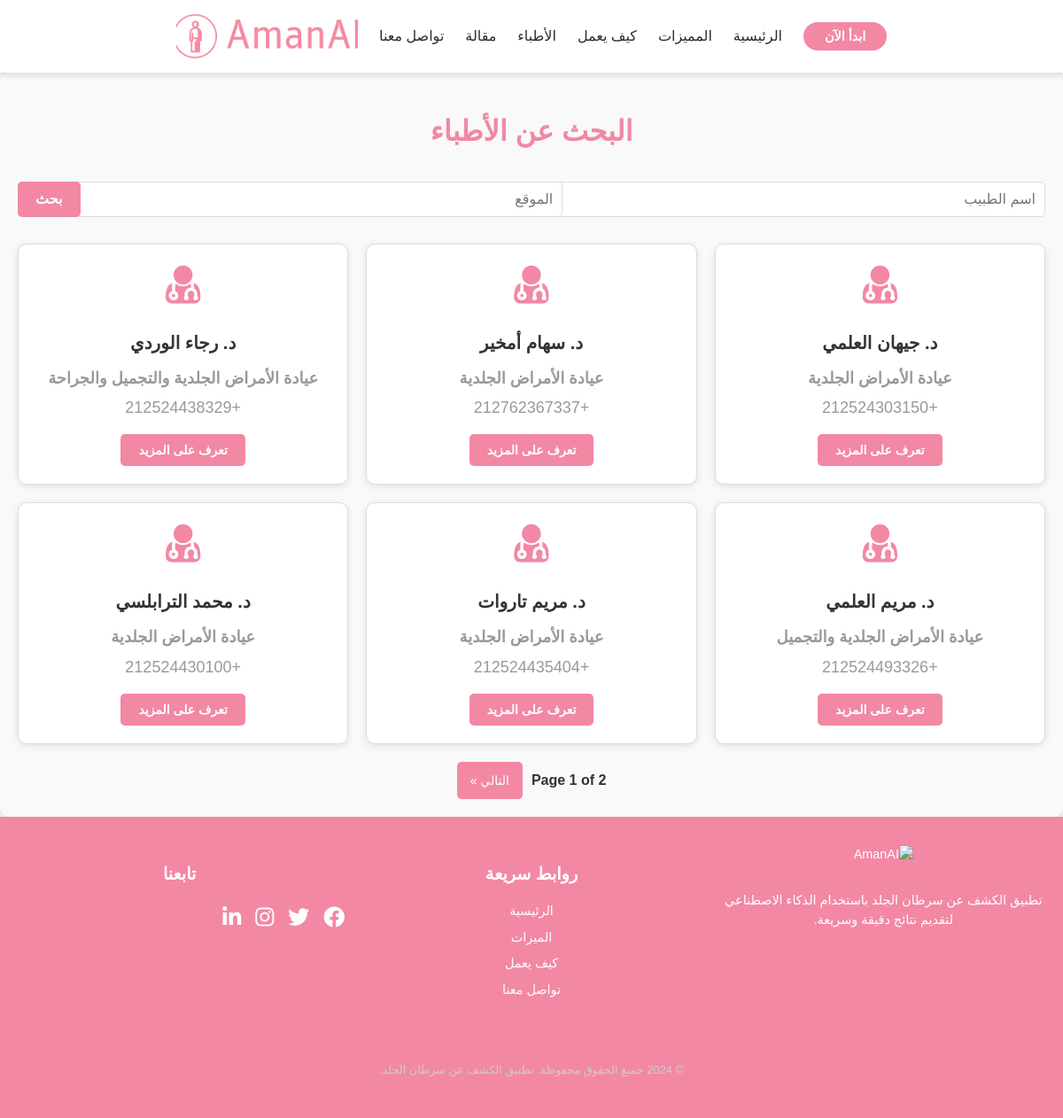
The app's page /explore-doctors/ with its own data.
### skin_cancer_detection_app/models.py (models this page shows, shortened)
class Doctor(models.Model):
    name = models.CharField(max_length=100)
    specialty = models.CharField(max_length=100)
    city = models.CharField(max_length=100)
    address = models.CharField(max_length=100)
    phone_number = models.CharField(max_length=100)

### skin_cancer_detection_app/views.py (the view)
# urls.py: path('explore-doctors/', views.doctors_page, name='doctors_page'),
def doctors_page(request):
    name_query = request.GET.get('name', '')
    city_query = request.GET.get('city', '')
    doctors = Doctor.objects.all()
    if name_query:
        doctors = doctors.filter(name__icontains=name_query)
    if city_query:
        doctors = doctors.filter(city__icontains=city_query)
    paginator = Paginator(doctors, 6)
    page_number = request.GET.get('page', 1)
    page_obj = paginator.get_page(page_number)
    context = {
        'page_obj': page_obj,
        'request': request,
        }
    return render(request, 'skin_cancer_detection_app/doctors.html', context)

### skin_cancer_detection_app/templates/skin_cancer_detection_app/doctors.html (shortened to what this page needs)
{% extends 'skin_cancer_detection_app/base.html' %}
{% block content %}
<div class="doctors-page-container">
    <h1>البحث عن الأطباء</h1>
    <form method="get" class="search-form">
        <div class="form-group">
            <input type="text" name="name" placeholder="اسم الطبيب" value="{{ request.GET.name }}" class="form-control">
        </div>
        <div class="form-group">
            <input type="text" name="city" placeholder="الموقع" value="{{ request.GET.city }}" class="form-control">
        </div>
        <button type="submit" class="btn btn-primary">بحث</button>
    </form>
    <div class="doctors-list">
        {% if page_obj.object_list %}
            {% for doctor in page_obj.object_list %}
                <div class="doctor-card">
                    <i class="fa fa-user-md doctor-icon"></i>
                    <h3>{{ doctor.name }}</h3>
                    <p><strong>{{ doctor.specialty }}</strong></p>
                    <p>{{ doctor.phone_number }}</p>
                    <button class="profile-btn">تعرف على المزيد</button>
                </div>
            {% endfor %}
        {% else %}
            <p>لا يوجد أطباء يطابقون معايير البحث</p>
        {% endif %}
    </div>
    <div class="pagination">
        <span class="current-page">Page {{ page_obj.number }} of {{ page_obj.paginator.num_pages }}</span>
        {% if page_obj.has_next %}
            <a href="?page={{ page_obj.next_page_number }}&name={{ request.GET.name }}&city={{ request.GET.city }}" class="btn btn-light">التالي &raquo;</a>
        {% endif %}
    </div>
</div>
{% endblock %}

### skin_cancer_detection_app/templates/skin_cancer_detection_app/base.html (shortened to what this page needs)
{% load static %}
<!DOCTYPE html>
<html lang="ar" dir="rtl">
<head>
    <link rel="stylesheet" href="{% static 'skin_cancer_detection_app/styles.css' %}">
    <link rel="stylesheet" href="https://cdnjs.cloudflare.com/ajax/libs/font-awesome/5.15.4/css/all.min.css">
    <link rel="stylesheet" href="https://unpkg.com/swiper/swiper-bundle.min.css" />
</head>
<body>
    <header class="header">
        <div class="container">
            <nav class="navbar">
                <button class="btn-primary" onclick="redirectToGetStarted()">ابدأ الآن</button>
                <a href="#hero">الرئيسية</a>
                <a href="#features">المميزات</a>
                <a href="#how-it-works">كيف يعمل</a><link rel="stylesheet" href="https://cdnjs.cloudflare.com/ajax/libs/font-awesome/4.7.0/css/font-awesome.min.css">
                <a href="#doctors">الأطباء</a>
                <a href="#article">مقالة</a>
                <a href="#contact">تواصل معنا</a>
                <a href="{% url 'home' %}"><img src="{% static 'skin_cancer_detection_app/AmanAI_LOGO.png' %}" alt="logo" class="logo"></a>
            </nav>
        </div>
    </header>
    <main>
        {% block content %}{% endblock %}
    </main>
    <footer>
        <div class="footer-container">
            <div class="footer-column">
                <img src="your-logo.png" alt="AmanAI" class="footer-logo">
                <p>تطبيق الكشف عن سرطان الجلد باستخدام الذكاء الاصطناعي لتقديم نتائج دقيقة وسريعة.</p>
            </div>
            <div class="footer-column">
                <h3 class="footer-title">روابط سريعة</h3>
                <a href="#hero" class="footer-link">الرئيسية</a>
                <a href="#features" class="footer-link">الميزات</a>
                <a href="#how-it-works" class="footer-link">كيف يعمل</a>
                <a href="#contact" class="footer-link">تواصل معنا</a>
            </div>
            <div class="footer-column">
                <h3 class="footer-title">تابعنا</h3>
                <div class="footer-social">
                    <a href="#" aria-label="Facebook"><i class="fab fa-facebook-f"></i></a>
                    <a href="#" aria-label="Twitter"><i class="fab fa-twitter"></i></a>
                    <a href="#" aria-label="Instagram"><i class="fab fa-instagram"></i></a>
                    <a href="#" aria-label="LinkedIn"><i class="fab fa-linkedin-in"></i></a>
                </div>
            </div>
        </div>
        <div class="footer-bottom">
            <p>© 2024 جميع الحقوق محفوظة. تطبيق الكشف عن سرطان الجلد.</p>
        </div>
    </footer>
</body>
</html>

### skin_cancer_detection_app/static/skin_cancer_detection_app/styles.css (style rules this page uses)
body { font-family: 'Cairo', sans-serif; margin: 0; padding: 0; direction: rtl; background-color: #f5f5f5; color: #2c2c2c; line-height: 1.6; }
.container { max-width: 1200px; margin: 0 auto; padding: 0 20px; }
.header { background-color: #ffffff; color: #333333; display: flex; justify-content: space-between; align-items: center; padding: 1rem 2rem; box-shadow: 0 4px 6px rgba(0, 0, 0, 0.1); position: sticky; top: 0; z-index: 1000; }
.logo { max-height: 50px; width: auto; display: block; }
.navbar { display: flex; align-items: center; gap: 1.5rem; flex-grow: 1; }
.navbar a { color: #2c2c2c; text-decoration: none; font-size: 1rem; font-weight: 500; transition: color 0.3s ease; position: relative; }
.btn-primary { background-color: #f288a4; color: #ffffff; padding: 0.5rem 1.5rem; border: none; border-radius: 25px; cursor: pointer; font-weight: bold; font-size: 0.9rem; transition: background-color 0.3s ease, box-shadow 0.3s ease; }
.profile-btn { margin-top: 10px; padding: 10px 15px; background: #f288a4; color: #ffffff; border: none; border-radius: 5px; cursor: pointer; font-weight: bold; }
footer { background-color: #f288a4; color: white; padding: 2rem 1rem; text-align: center; font-size: 0.9rem; line-height: 1.5; position: relative; }
.footer-container { max-width: 1200px; margin: 0 auto; display: flex; flex-wrap: wrap; justify-content: space-between; align-items: flex-start; gap: 1.5rem; }
.footer-column { flex: 1; min-width: 200px; }
.footer-logo { max-width: 150px; margin-bottom: 1rem; }
.footer-title { font-size: 1.2rem; font-weight: bold; margin-bottom: 1rem; color: #fff; }
.footer-link { color: white; text-decoration: none; margin-bottom: 0.5rem; display: block; transition: color 0.3s ease; }
.footer-social { display: flex; gap: 1rem; margin-top: 1rem; }
.footer-social a { color: white; font-size: 1.5rem; transition: color 0.3s ease; }
.footer-bottom { border-top: 1px solid #f288a4; padding-top: 1rem; margin-top: 2rem; font-size: 0.8rem; color: #ccc; }
.doctors-page-container { max-width: 1200px; margin: 0 auto; padding: 20px; font-family: 'Arial', sans-serif; color: #333; background: #f9f9f9; border-radius: 10px; box-shadow: 0 4px 10px rgba(0, 0, 0, 0.1); }
.doctors-page-container h1 { text-align: center; color: #f288a4; margin-bottom: 30px; }
.search-form { display: flex; gap: 10px; justify-content: center; margin-bottom: 30px; flex-wrap: wrap; }
.search-form .form-group { flex: 1; min-width: 200px; }
.search-form input { width: 100%; padding: 10px; font-size: 16px; border: 1px solid #ddd; border-radius: 5px; outline: none; transition: border-color 0.3s ease; }
.search-form .btn { background: #f288a4; color: #fff; padding: 10px 20px; border: none; border-radius: 5px; cursor: pointer; font-size: 16px; transition: background-color 0.3s ease; }
.doctors-page-container .doctors-list { display: grid; grid-template-columns: repeat(auto-fit, minmax(300px, 1fr)); gap: 20px; }
.doctors-page-container .doctor-card { background: #fff; border: 1px solid #ddd; border-radius: 10px; padding: 20px; text-align: center; transition: box-shadow 0.3s ease, transform 0.3s ease; box-shadow: 0 2px 8px rgba(0, 0, 0, 0.1); }
.doctors-page-container .doctor-card .doctor-icon { font-size: 50px; color: #f288a4; margin-bottom: 15px; }
.doctors-page-container .doctor-card h3 { font-size: 20px; margin: 10px 0; color: #333; }
.doctors-page-container .doctor-card p { margin: 5px 0; color: #555; }
.doctors-page-container .doctor-card .profile-btn { background: #f288a4; color: #fff; border: none; padding: 10px 20px; border-radius: 5px; cursor: pointer; font-size: 14px; transition: background-color 0.3s ease; margin-top: 10px; }
.doctors-page-container .doctors-list p { text-align: center; font-size: 18px; color: #999; }
.pagination { display: flex; justify-content: center; align-items: center; margin-top: 20px; gap: 10px; font-family: 'Arial', sans-serif; }
.pagination a { padding: 10px 15px; background: #f288a4; color: #fff; border: none; border-radius: 5px; text-decoration: none; font-size: 14px; transition: background-color 0.3s ease; }
.pagination .current-page { font-size: 16px; font-weight: bold; color: #333; }

### records on screen
Doctor: name "د. جيهان العلمي", specialty "عيادة الأمراض الجلدية", phone_number "+212524303150"
Doctor: name "د. سهام أمخير", specialty "عيادة الأمراض الجلدية", phone_number "+212762367337"
Doctor: name "د. رجاء الوردي", specialty "عيادة الأمراض الجلدية والتجميل والجراحة", phone_number "+212524438329"
Doctor: name "د. مريم العلمي", specialty "عيادة الأمراض الجلدية والتجميل", phone_number "+212524493326"
Doctor: name "د. مريم تاروات", specialty "عيادة الأمراض الجلدية", phone_number "+212524435404"
Doctor: name "د. محمد الترابلسي", specialty "عيادة الأمراض الجلدية", phone_number "+212524430100"

### other values on screen
{{ page_obj.number }} "1"
{{ page_obj.paginator.num_pages }} "2"
